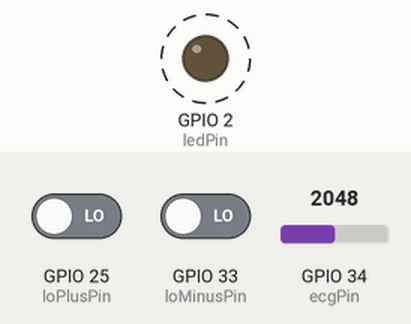
This sketch was run on a simulated ESP32. Shown: output pins drawn as LEDs (lit = HIGH). Dashed ring = blinking. The test bench sets the inputs (shaded band); at power-on: GPIO 25 (loPlusPin) LOW, GPIO 33 (loMinusPin) LOW, GPIO 34 (ecgPin) = 2048. Nothing arrives over Bluetooth unless stated; a phone connects over Bluetooth LE 3 s after start; what the sketch prints to the serial monitor is not drawn.

Above: at 1.2 s.
1.3 s: GPIO 25 (loPlusPin) driven HIGH
Timing chart, 0 to 4.3 s (numbered marks = the images above; inputs shaded):
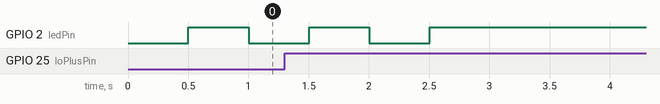

The sketch:

esp32_firmware.ino
```cpp
/*
 * VitalTrace ECG Monitor - ESP32 Firmware (v2.0 - Fixed BLE)
 * -----------------------------------------------------------
 * Hardware: ESP32 + AD8232
 * Connections:
 *   VCC    -> 3.3V
 *   GND    -> GND
 *   Output -> Pin 34 (Analog)
 *   LO+    -> Pin 25
 *   LO-    -> Pin 33
 *
 * FIXES:
 *   - BLE notification rate reduced to ~50Hz (was 200Hz, too fast)
 *   - Batched 4 samples per notification for full 200Hz data
 *   - Better advertising parameters for reliable connection
 *   - LED indicator for connection status
 *   - Leads-off detection sent via BLE
 */

#include <BLEDevice.h>
#include <BLEUtils.h>
#include <BLEServer.h>
#include <BLE2902.h>

// Unique IDs (Must match Mobile App)
#define SERVICE_UUID        "91bad492-b950-4226-aa2b-4ede9fa42f59"
#define CHARACTERISTIC_UUID "cba1d466-344c-4be3-ab2d-ad559a9412f5"

// Hardware Pins
const int ecgPin = 34;
const int loPlusPin = 25;
const int loMinusPin = 33;
const int ledPin = 2;   // Built-in LED for status

BLEServer* pServer = NULL;
BLECharacteristic* pCharacteristic = NULL;
bool deviceConnected = false;
bool oldDeviceConnected = false;

// Sampling at 200Hz (5ms)
unsigned long previousMillis = 0;
const long sampleInterval = 5;

// BLE batching: send 4 samples together at ~50Hz (20ms)
// This keeps 200Hz data but sends fewer BLE packets
String batchBuffer = "";
int batchCount = 0;
const int BATCH_SIZE = 4;  // 4 samples per BLE notification

// LED blink
unsigned long lastLedToggle = 0;
bool ledState = false;

class MyServerCallbacks: public BLEServerCallbacks {
    void onConnect(BLEServer* pServer) {
      deviceConnected = true;
      digitalWrite(ledPin, HIGH);  // LED ON = connected
      Serial.println(">> App Connected!");
    };

    void onDisconnect(BLEServer* pServer) {
      deviceConnected = false;
      digitalWrite(ledPin, LOW);   // LED OFF = disconnected
      Serial.println(">> App Disconnected.");
    }
};

void setup() {
  Serial.begin(115200);

  // Pin Configuration
  pinMode(ecgPin, INPUT);
  pinMode(loPlusPin, INPUT);
  pinMode(loMinusPin, INPUT);
  pinMode(ledPin, OUTPUT);
  digitalWrite(ledPin, LOW);

  Serial.println("============================");
  Serial.println("  VitalTrace ECG v2.0");
  Serial.println("============================");

  // Initialize BLE
  BLEDevice::init("VitalTrace_ECG");

  // Set TX power for better range
  esp_ble_tx_power_set(ESP_BLE_PWR_TYPE_DEFAULT, ESP_PWR_LVL_P9);
  esp_ble_tx_power_set(ESP_BLE_PWR_TYPE_ADV, ESP_PWR_LVL_P9);

  // Create BLE Server
  pServer = BLEDevice::createServer();
  pServer->setCallbacks(new MyServerCallbacks());

  // Create BLE Service
  BLEService *pService = pServer->createService(SERVICE_UUID);

  // Create BLE Characteristic
  pCharacteristic = pService->createCharacteristic(
                      CHARACTERISTIC_UUID,
                      BLECharacteristic::PROPERTY_READ   |
                      BLECharacteristic::PROPERTY_NOTIFY
                    );

  // Add Descriptor (Required for Notify to work)
  pCharacteristic->addDescriptor(new BLE2902());

  // Start Service
  pService->start();

  // Start Advertising with PROPER parameters
  BLEAdvertising *pAdvertising = BLEDevice::getAdvertising();
  pAdvertising->addServiceUUID(SERVICE_UUID);
  pAdvertising->setScanResponse(true);           // FIXED: was false
  pAdvertising->setMinPreferred(0x06);           // FIXED: was 0x0 (helps iPhone/Android connect)
  pAdvertising->setMaxPreferred(0x12);
  BLEDevice::startAdvertising();

  Serial.println("BLE Advertising started...");
  Serial.println("Waiting for VitalTrace App...");
  Serial.println("----------------------------");
}

void loop() {
    unsigned long currentMillis = millis();

    // ===== Sample ECG at 200Hz (every 5ms) =====
    if (currentMillis - previousMillis >= sampleInterval) {
        previousMillis = currentMillis;

        // Check leads-off detection
        bool leadsOff = (digitalRead(loPlusPin) == 1) || (digitalRead(loMinusPin) == 1);

        int ecgValue;

        if (leadsOff) {
            ecgValue = -1;  // Signal leads off
            Serial.println("Leads off!");
        } else {
            // Read raw ECG analog value (0-4095)
            ecgValue = analogRead(ecgPin);
            Serial.println(ecgValue);
        }

        // ===== BLE: Batch 4 samples into 1 notification =====
        // Format: "val1\nval2\nval3\nval4\n"
        if (deviceConnected) {
            if (batchCount > 0) {
                batchBuffer += "\n";
            }
            batchBuffer += String(ecgValue);
            batchCount++;

            // Send batch when full (every ~20ms = 50 notifications/sec)
            if (batchCount >= BATCH_SIZE) {
                batchBuffer += "\n";
                pCharacteristic->setValue(batchBuffer.c_str());
                pCharacteristic->notify();

                batchBuffer = "";
                batchCount = 0;

                // Small delay to let BLE stack breathe
                delay(1);
            }
        }
    }

    // ===== Handle BLE disconnection =====
    if (!deviceConnected && oldDeviceConnected) {
        delay(500);  // Give BLE stack time to settle
        pServer->startAdvertising();  // Restart advertising
        Serial.println("Restarting advertising...");
        oldDeviceConnected = deviceConnected;

        // Reset batch
        batchBuffer = "";
        batchCount = 0;
    }

    // ===== Handle new BLE connection =====
    if (deviceConnected && !oldDeviceConnected) {
        oldDeviceConnected = deviceConnected;
        // Reset batch on new connection
        batchBuffer = "";
        batchCount = 0;
    }

    // ===== LED blink when waiting (not connected) =====
    if (!deviceConnected) {
        if (currentMillis - lastLedToggle > 500) {
            lastLedToggle = currentMillis;
            ledState = !ledState;
            digitalWrite(ledPin, ledState);
        }
    }
}
```
